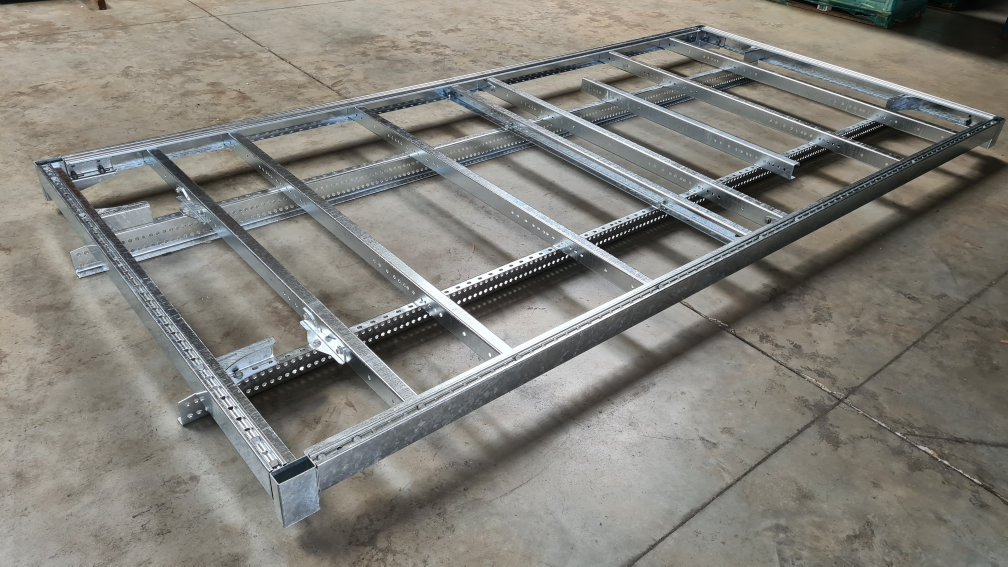
#> input picture data/forras/cargoframes/cargoframes_kit_keret.jpg, 2016 x 1134 px, found by its file name (shown at 1/2 size)
$ python csoportkepek.py
#> lines starting #> are read from the running program, lines starting #| are printed output that depends on the picture
"""Főkategória (termékcsoport) képek előállítása a csoportkártyákhoz.

- Profil- és anyagcsoportok: saját 3D renderek (scripts/csoportkepek-3d/, Three.js) -> RENDERS mappa
- A többi csoport: 1–2 jellemző termékfotó a letöltött termékképek közül

Kimenet: public/csoportkepek/<csoport>.webp (800×560, fehér háttér)
Használat: python3 scripts/csoportkepek.py [render_mappa]
"""

import sys
from pathlib import Path

import numpy as np
from PIL import Image, ImageChops, ImageDraw, ImageFilter

ROOT = Path(__file__).resolve().parent.parent
OUT = ROOT / "public/csoportkepek"
RENDERS = Path(sys.argv[1]) if len(sys.argv) > 1 else ROOT / "scripts/csoportkepek-3d/out"
W, H, PAD = 800, 560, 36

# csoport -> termékképek (public/ alatti útvonal); "cover" = kitöltő fotó (saját háttérrel)
PHOTOS = {
    "acel-profilok": ["cover", "../data/forras/cargoframes/cargoframes_kit_keret.jpg"],  # Cargo Frames összeszerelt acél plató-keret
    "platos-alkatreszek-es-kiegeszitok": ["termekkepek/451721-horganyzott-nagykonzol-man-50-mm-1.webp", "termekkepek/m12x140-rugos-felfuggesztes-1.webp"],
    # a Quadris által küldött három kép (narancs jelölőpontok és az ADA vízjel nélkül), azonos magasságban egymás mellett
    "acel-es-alu-rakoncak-es-szegok": ["row", "../data/forras/rakonca_csoportkep_1.png", "../data/forras/rakonca_csoportkep_2.png",
                                       "../data/forras/rakonca_csoportkep_3.png"],
    "elhuzhato-roloponyvas-rendszer": ["small", "../data/forras/roloponyvas_kategoria.png"],  # a Quadris által küldött kép (298×198)
    "ponyvarendszer-kiegeszitok": ["termekkepek/380184-ada-racsnis-feszito-kocka-adapterhez-r-1.webp"],
    "dobozos-felepitmeny-alkatreszek": ["termekkepek/714859-sullyesztett-inox-rudzar-25-16-mm-pl-1.webp"],
    "rakomanyrogzites": ["termekkepek/123412-spanifer-l-8-m-5000-kg-dupla-kampos-1.webp"],
    "sarvedok-szerszamosladak": ["termekkepek/j101620d-ives-sarvedo-450-1350-430-1.webp", "termekkepek/j205042-daken-arka-lada-655x450x470-mm-1.webp"],
    "specialis-felepitmeny-alkatreszek": ["termekkepek/815811-kis-negyszog-zar-1.webp"],
    "billencs-alkatreszek": ["termekkepek/146012-szivattyu-12v-1.webp"],
    "gumiszonyegek": ["cover", "termekkepek/rs-stud-mat-1.webp"],
    "szellozes-tetoablakok-vilagitas": ["termekkepek/gc-le-mans-ll-1.webp", "termekkepek/ledes-lampa-kerek-feher-1.webp"],
    # a Quadris által küldött fotó (MI-vel 4x nagyítva); a korábbi hexa mintás render a HEXA lemezeknél (retegelt_kepek.py)
    "csuszasmentes-retegelt-padlo": ["cover", "../data/forras/retegelt_csuszasmentes_csoportkep.png"],
    # a Quadris által küldött kép, a feliratos doboz előtt levágva
    "kedergumik": ["cover", "../data/forras/kedergumi_csoportkep.png"],
    # a Quadris által küldött rámpás kép (fejléc- és alsó csík nélkül, MI-vel 4x nagyítva, élesítve) és mellette
    # a piros szegélyes 4 szárnyú hátsó ajtó (MI-vel 4x nagyítva), árnyékkal, a rámpás kép szürke hátterén
    "hatso-ajtok-es-athajto-rampak": ["side", "../data/forras/athajto_rampak_csoportkep.png",
                                      "../data/forras/hatso_ajto_4szarnyu_csoportkep.png"],
    "italszallito-kit": ["termekkepek/212427-ada-s-ajto-profil-2100-mm-elox-1.webp"],
}


# [39 lines left out: functions trim, compose, row, not called in this run]


def cover(im):
    im = im.convert("RGB")
#> im is the input picture: PIL image 2016x1134 RGB; mean R, G, B 130.2, 128.2, 121.7
    scale = max(W / im.width, H / im.height)
#> scale = 0.494
    im = im.resize((round(im.width * scale), round(im.height * scale)), Image.LANCZOS)
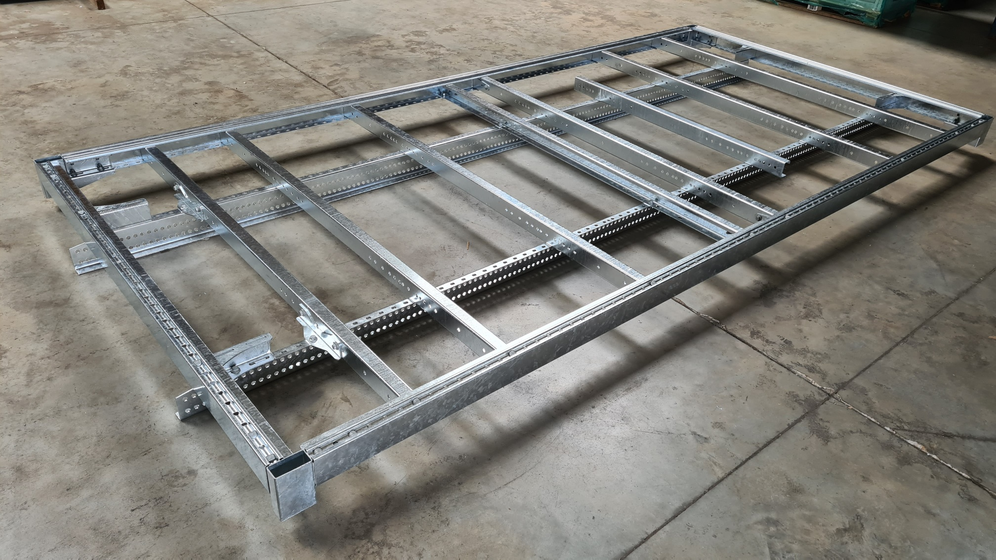
#> im: PIL image 996x560 RGB; mean R, G, B 130.2, 128.2, 121.7
    if scale > 1.5:  # erős nagyításnál enyhe élesítés
        im = im.filter(ImageFilter.UnsharpMask(radius=2, percent=60, threshold=2))
    left, top = (im.width - W) // 2, (im.height - H) // 2
#> left = 98; top = 0
    return im.crop((left, top, left + W, top + H))
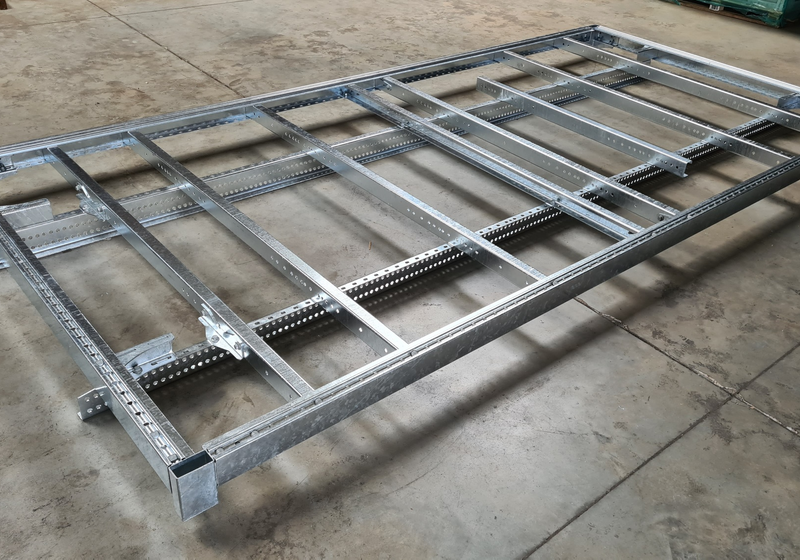
#> returned value: PIL image 800x560 RGB; mean R, G, B 131.9, 130.5, 124.9


# [59 lines left out: functions small, side, blur, pair, not called in this run]


def main():
    OUT.mkdir(parents=True, exist_ok=True)
    done = []
    for png in sorted(RENDERS.glob("*.png")):
        compose([Image.open(png)]).save(OUT / f"{png.stem}.webp", "WEBP", quality=84, method=6)
        done.append(png.stem)
    for group, paths in PHOTOS.items():
        if paths[0] == "cover":
            img = cover(Image.open(ROOT / "public" / paths[1]))
        elif paths[0] == "row":
            img = row([Image.open(ROOT / "public" / p) for p in paths[1:]])
        elif paths[0] == "side":
            img = side(Image.open(ROOT / "public" / paths[1]), Image.open(ROOT / "public" / paths[2]))
        elif paths[0] == "blur":
            img = blur(Image.open(ROOT / "public" / paths[1]))
        elif paths[0] == "pair":
            img = pair([Image.open(ROOT / "public" / p) for p in paths[1:]])
        elif paths[0] == "small":
            img = small(Image.open(ROOT / "public" / paths[1]))
        else:
#> (the run stopped early here; a loop or call above may not have finished)
